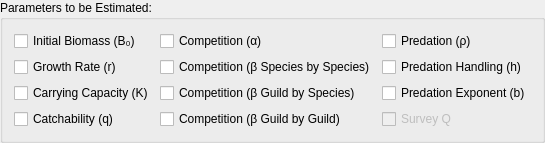
              <widget class="QGroupBox" name="Estimation_Tab6_EstParametersGB">
               <property name="sizePolicy">
                <sizepolicy hsizetype="Fixed" vsizetype="Fixed">
                 <horstretch>0</horstretch>
                 <verstretch>0</verstretch>
                </sizepolicy>
               </property>
               <property name="font">
                <font>
                 <weight>50</weight>
                 <bold>false</bold>
                </font>
               </property>
               <property name="title">
                <string>Parameters to be Estimated:</string>
               </property>
               <layout class="QGridLayout" name="gridLayout_2">
                <item row="2" column="3">
                 <widget class="QCheckBox" name="Estimation_Tab6_EstimatePredationExponentCB">
                  <property name="toolTip">
                   <string>If checked, the Predation Exponent (b) parameter will be estimated</string>
                  </property>
                  <property name="statusTip">
                   <string>If checked, the Predation Exponent (b) parameter will be estimated</string>
                  </property>
                  <property name="layoutDirection">
                   <enum>Qt::LeftToRight</enum>
                  </property>
                  <property name="text">
                   <string>Predation Exponent (b)</string>
                  </property>
                 </widget>
                </item>
                <item row="0" column="0">
                 <widget class="QCheckBox" name="Estimation_Tab6_EstimateInitialBiomassCB">
                  <property name="toolTip">
                   <string>If checked, the Initial Biomass parameter will be estimated</string>
                  </property>
                  <property name="statusTip">
                   <string>If checked, the Initial Biomass parameter will be estimated</string>
                  </property>
                  <property name="layoutDirection">
                   <enum>Qt::LeftToRight</enum>
                  </property>
                  <property name="text">
                   <string>Initial Biomass (B₀)</string>
                  </property>
                 </widget>
                </item>
                <item row="1" column="0">
                 <widget class="QCheckBox" name="Estimation_Tab6_EstimateGrowthRateCB">
                  <property name="toolTip">
                   <string>If checked, the Growth Rate parameter will be estimated</string>
                  </property>
                  <property name="statusTip">
                   <string>If checked, the Growth Rate parameter will be estimated</string>
                  </property>
                  <property name="layoutDirection">
                   <enum>Qt::LeftToRight</enum>
                  </property>
                  <property name="text">
                   <string>Growth Rate (r)</string>
                  </property>
                 </widget>
                </item>
                <item row="2" column="0">
                 <widget class="QCheckBox" name="Estimation_Tab6_EstimateCarryingCapacityCB">
                  <property name="toolTip">
                   <string>If checked, the Carrying Capacity parameter will be estimated</string>
                  </property>
                  <property name="statusTip">
                   <string>If checked, the Carrying Capacity parameter will be estimated</string>
                  </property>
                  <property name="layoutDirection">
                   <enum>Qt::LeftToRight</enum>
                  </property>
                  <property name="text">
                   <string>Carrying Capacity (K)</string>
                  </property>
                 </widget>
                </item>
                <item row="3" column="0">
                 <widget class="QCheckBox" name="Estimation_Tab6_EstimateCatchabilityCB">
                  <property name="toolTip">
                   <string>If checked, the Catchability parameter will be estimated</string>
                  </property>
                  <property name="statusTip">
                   <string>If checked, the Catchability parameter will be estimated</string>
                  </property>
                  <property name="layoutDirection">
                   <enum>Qt::LeftToRight</enum>
                  </property>
                  <property name="text">
                   <string>Catchability (q)</string>
                  </property>
                 </widget>
                </item>
                <item row="0" column="1">
                 <widget class="QCheckBox" name="Estimation_Tab6_EstimateCompetitionAlphaCB">
                  <property name="toolTip">
                   <string>If checked, the Competition alpha parameter will be estimated</string>
                  </property>
                  <property name="statusTip">
                   <string>If checked, the Competition alpha parameter will be estimated</string>
                  </property>
                  <property name="layoutDirection">
                   <enum>Qt::LeftToRight</enum>
                  </property>
                  <property name="text">
                   <string>Competition (α)</string>
                  </property>
                 </widget>
                </item>
                <item row="1" column="1">
                 <widget class="QCheckBox" name="Estimation_Tab6_EstimateCompetitionBetaSpeciesSpeciesCB">
                  <property name="toolTip">
                   <string>If checked, the Competition beta Species by Species parameter will be estimated</string>
                  </property>
                  <property name="statusTip">
                   <string>If checked, the Competition beta Species by Species parameter will be estimated</string>
                  </property>
                  <property name="layoutDirection">
                   <enum>Qt::LeftToRight</enum>
                  </property>
                  <property name="text">
                   <string>Competition (β Species by Species)</string>
                  </property>
                 </widget>
                </item>
                <item row="2" column="1">
                 <widget class="QCheckBox" name="Estimation_Tab6_EstimateCompetitionBetaGuildSpeciesCB">
                  <property name="toolTip">
                   <string>If checked, the Competition beta Guild by Species parameter will be estimated</string>
                  </property>
                  <property name="statusTip">
                   <string>If checked, the Competition beta Guild by Species parameter will be estimated</string>
                  </property>
                  <property name="text">
                   <string>Competition (β Guild by Species)</string>
                  </property>
                 </widget>
                </item>
                <item row="3" column="1">
                 <widget class="QCheckBox" name="Estimation_Tab6_EstimateCompetitionBetaGuildGuildCB">
                  <property name="toolTip">
                   <string>If checked, the Competition beta Guild by Guild parameter will be estimated</string>
                  </property>
                  <property name="statusTip">
                   <string>If checked, the Competition beta Guild by Guild parameter will be estimated</string>
                  </property>
                  <property name="layoutDirection">
                   <enum>Qt::LeftToRight</enum>
                  </property>
                  <property name="text">
                   <string>Competition (β Guild by Guild)</string>
                  </property>
                 </widget>
                </item>
                <item row="0" column="3">
                 <widget class="QCheckBox" name="Estimation_Tab6_EstimatePredationRhoCB">
                  <property name="toolTip">
                   <string>If checked, the Predation rho parameter will be estimated</string>
                  </property>
                  <property name="statusTip">
                   <string>If checked, the Predation rho parameter will be estimated</string>
                  </property>
                  <property name="layoutDirection">
                   <enum>Qt::LeftToRight</enum>
                  </property>
                  <property name="text">
                   <string>Predation (ρ)</string>
                  </property>
                 </widget>
                </item>
                <item row="1" column="3">
                 <widget class="QCheckBox" name="Estimation_Tab6_EstimatePredationHandlingCB">
                  <property name="toolTip">
                   <string>If checked, the Handling parameter will be estimated</string>
                  </property>
                  <property name="statusTip">
                   <string>If checked, the Handling parameter will be estimated</string>
                  </property>
                  <property name="layoutDirection">
                   <enum>Qt::LeftToRight</enum>
                  </property>
                  <property name="text">
                   <string>Predation Handling (h)</string>
                  </property>
                 </widget>
                </item>
                <item row="3" column="3">
                 <widget class="QCheckBox" name="Estimation_Tab6_EstimateSurveyQCB">
                  <property name="enabled">
                   <bool>false</bool>
                  </property>
                  <property name="toolTip">
                   <string>If checked, Survey Q will be estimated</string>
                  </property>
                  <property name="statusTip">
                   <string>If checked, Survey Q will be estimated</string>
                  </property>
                  <property name="whatsThis">
                   <string>&lt;html&gt;&lt;head/&gt;&lt;body&gt;&lt;p align=&quot;center&quot;&gt;&lt;span style=&quot; font-weight:600;&quot;&gt;Survey Q&lt;/span&gt;&lt;/p&gt;&lt;p&gt;To enable this option, make sure that Relative Biomass is checked in Estimation Tab 5, Observation Data.&lt;/p&gt;&lt;/body&gt;&lt;/html&gt;</string>
                  </property>
                  <property name="text">
                   <string>Survey Q</string>
                  </property>
                 </widget>
                </item>
               </layout>
              </widget>
